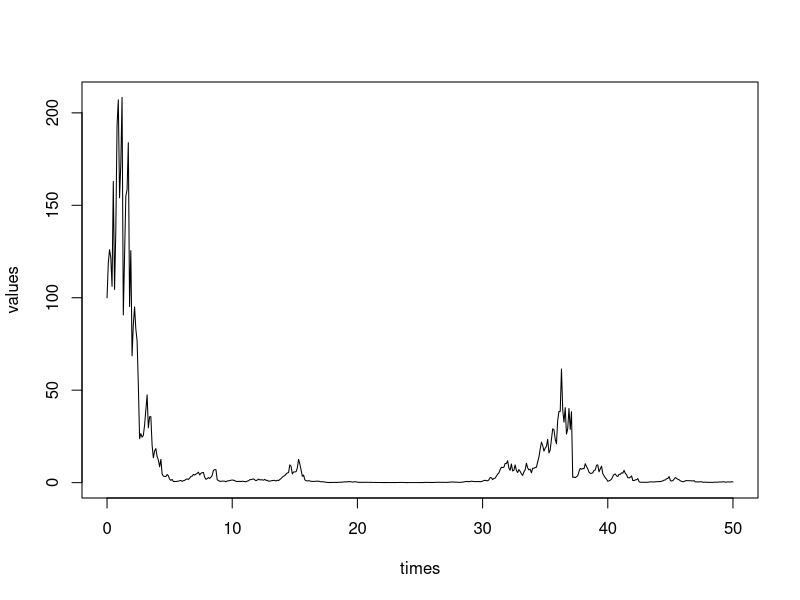
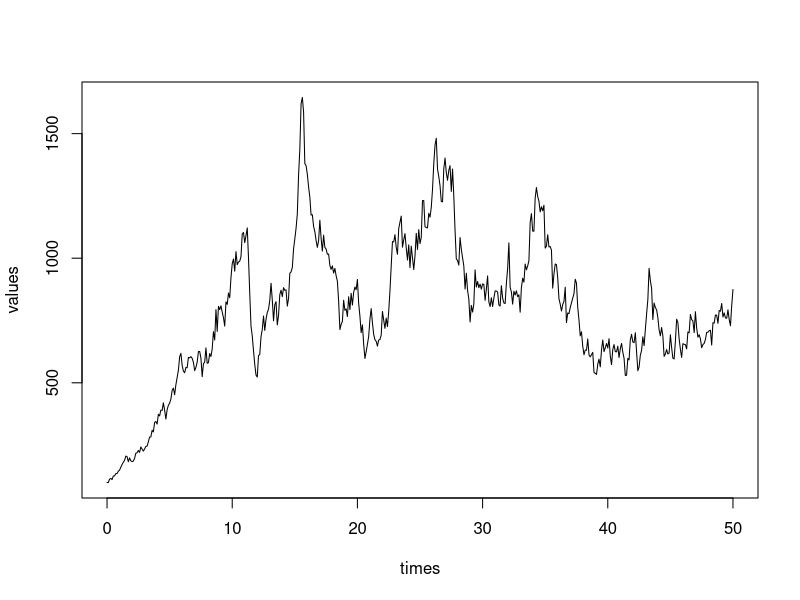
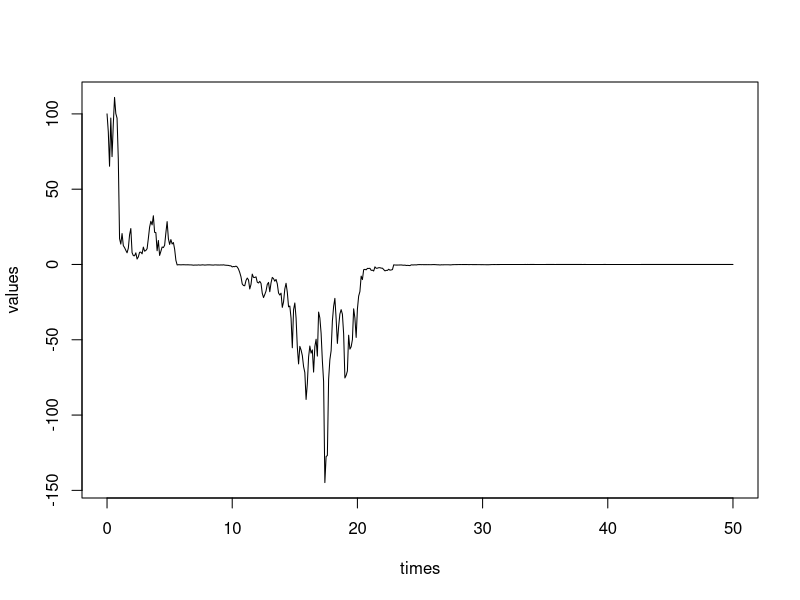

Reproduce these figures in R, in order. (Note: this script raises an error after producing the figures.)
# 07/12/2020

# try my ODE inference framework on 
# logistic equation <--> stochastic logistic equation

library(tidyverse)

# 1. a function to simulate a SLE
# 07/17/2020: change the diffusion term : linear to Yt
sim_SLE <- function(y0=100, alpha=0.2, K=1000, sigma=1, timestep=0.1, tmax=50, plot=FALSE){
  times = seq(from=0, to=tmax, by=timestep)
  values = numeric(length=length(times))
  values[1] = y0
  
  Steps = length(times)-1
  y = y0
  SD = sigma*sqrt(timestep)
  for(s in 1:Steps){
    #delta.y = y*(1-y/K) * (alpha*timestep + rnorm(1, mean = 0, sd = SD))
    # 07/17/2020 change below
    delta.y = y*(1-y/K) * alpha*timestep + y * rnorm(1, mean = 0, sd = SD)
    y = y + delta.y
    values[s+1] = y
  }
  
  if(plot){
    plot(values~times, type="l")
  }
  
  return(list(times = times, values=values, tmax=tmax, timestep=timestep))
}

SLE1 = sim_SLE(plot=TRUE)

SLE2 = sim_SLE(alpha=0.5, sigma=0.2, plot = TRUE)

SLE3 = sim_SLE(alpha=0.5, sigma = 1.1, plot = TRUE)

# 2. a function to obtain discrete observations
discretize_SLE <- function(SLE_list, tau){
  timestep = SLE_list$timestep
  times = SLE_list$times
  values = SLE_list$values
  tmax = SLE_list$tmax
  
  ts = seq(from=0, to=tmax, by=tau)
  
  if(tau %% timestep){
    every = tau %/% timestep
    inds = seq(from=0, to=length(times), by=every)
    y = values[inds]
    return(list(times=ts, y=y))
  }else{
    obs = values[1]
    for(t in ts){
      if(t!=0){
        ## find the event time t_i such that t_i <= t < t_{i+1}
        ind = max(which(times <= t))
        y_t = values[ind]
        obs = c(obs, y_t)
      }
    }
    return(list(times=ts, y=obs))
  }
}

observed = discretize_SLE(SLE2, tau=1)
plot(observed$times, observed$y, type="l")


# 3. a function for iterative GLS procedure for logistic equation X
# (assume population capacity K is known...)
# 07/17/2020: LSE diffusion term linear to yt, 
# AND use closed form solution of SLE
iGLS_SLE <- function(observed, init.params, K=1000, tol=1e-4, maxIter=1000){
  # init.params = list(alpha=..., sigma2=...)
  times = observed$times
  y = observed$y
  y0 = x0 = y[1]
  dat = data.frame(times = times, y = y)
  N = nrow(dat)
  
  alphaA = NULL
  sigma2A = NULL
  
  #xformula = "K*x0/(x0+(K-x0)*exp(-alpha * times))"
  # 07/17/2020 change below
  xformula = "(alpha - sigma2/2)/(((alpha - sigma2/2)/x0 - alpha/K) * exp(-(alpha - sigma2/2) * times) + alpha/K)"
  
  # 0) initial estimates
  alpha = init.params$alpha
  sigma2 = init.params$sigma2
  #xvalues = K*x0/(x0+(K-x0)*exp(-alpha * times))
  # 07/17/2020 change below
  xvalues = (alpha - sigma2/2)/(((alpha - sigma2/2)/x0 - alpha/K) * exp(-(alpha - sigma2/2) * times) + alpha/K)
  ww = 1/xvalues
  #xformula = paste("exp(", as.character(init.param), " * times)", sep="") 
  init.fit = nls(as.formula(paste("y",xformula,sep=" ~ ")), data = dat,
                 start = list(alpha = alpha, sigma2 = sigma2), weights = ww,
                 control = nls.control(warnOnly = T))
  alpha.old = alpha
  #alpha = coef(init.fit) %>% as.numeric()
  parms = coef(init.fit)
  #cat(parms)
  alpha = parms[1]; sigma2 = parms[2]
  
  iter = 0
  while((abs(alpha - alpha.old) > tol) & (iter < maxIter)){
    iter = iter + 1
    # 1) estimate gamma
    xvalues = K*x0/(x0+(K-x0)*exp(-alpha * times))
    # 07/17/2020 change below
    # xvalues = (alpha - sigma2/2)/(((alpha - sigma2/2)/x0 - alpha/K) * exp(-(alpha - sigma2/2) * times) + alpha/K)
    gamma = sum((observed$y - xvalues)^2/xvalues)/(N-2)
    #sigma2 = sum((observed$y - xvalues)^2/xvalues)/(N-1)
    #sigma2A = c(sigma2A, sigma2)
    
    # 2) estimate lambda
    alpha.old = alpha
    ww = 1/(gamma * xvalues)
    this.fit = nls(as.formula(paste("y",xformula,sep=" ~ ")), data = dat,
                   start = list(alpha = alpha.old, sigma2 = sigma2), weights = ww,
                   control = nls.control(warnOnly = T))
    #alpha = coef(this.fit) %>% as.numeric()
    parms = coef(init.fit)
    #print(summary(this.fit))
    alpha = parms[1]; sigma2 = parms[2]
    alphaA = c(alphaA, alpha)
    sigma2A = c(sigma2A, sigma2)
    # 3) print info
    cat("Iteration", iter, ", alpha =", alpha, "sigma2 =", sigma2, "\n")
  }
  
  return(list(data = dat,
              alpha=alpha, sigma2=sigma2, 
              alphaList=alphaA, sigma2List = sigma2A))
}

#try1 = iGLS_SLE(observed, list(alpha=0.2, sigma2=1))

observed2 = discretize_SLE(SLE2,0.5)
try2 = iGLS_SLE(observed2, list(alpha=0.6, sigma2=0.05))


# 4. a function that tests the whole process
test_iGLS_SLE <- function(y0=100, alpha=0.5, K=1000, sigma=0.5, timestep=0.1, tmax=50, 
                          plot=TRUE, tau = 1, init.params, tol=1e-4, maxIter=1000){
  # 1) simulate
  events = sim_SLE(y0, alpha, K, sigma, timestep, tmax, plot)
  cat("simulation done!\n")
  # 2) discretize
  obs = discretize_SLE(events, tau)
  cat("Discrete data acquired with stepsize =",tau,"\n")
  if(plot){
    plot(obs$times, obs$y, type="l", main="discrete observations")
  }
  # # 2.5) if simulated result is a flat line, then repeat
  # while(all(obs$y == 1)){
  #   # 1) simulate
  #   events = sim_branching(lambda, tmax, y0)
  #   cat("simulation done!\n")
  #   # 2) discretize
  #   obs = get_discrete_obs(events, tau)
  #   cat("Discrete data acquired with stepsize =",tau,"\n")
  #   plot(obs$times, obs$y)
  # }
  # 3) estimate
  res = iGLS_SLE(obs, init.params, K, tol, maxIter)
  # 4) compare with NLS
  x0 = obs$y[1]
  NLS.fit = nls(y ~ (alpha - sigma2/2)/(((alpha - sigma2/2)/x0 - alpha/K) * exp(-(alpha - sigma2/2) * times) + alpha/K), 
                res$data, 
                start = list(alpha = init.params$alpha, sigma2 = init.params$sigma2),
                control = nls.control(warnOnly = T))
  NLS.est = coef(NLS.fit)[1] %>% as.numeric()
  cat("NLS estimate for alpha: ", NLS.est,"\n")
  
  # 5) and true lambda value and NLS estimate
  res$alphaTrue = alpha
  res$alphaNLS = NLS.est
  
  return(res)
}

res1 = test_iGLS_SLE(init.params = list(alpha=0.3, sigma2=0.3))
res2 = test_iGLS_SLE(alpha=1, sigma=0.5, tau=0.2, init.params = list(alpha=0.8, sigma2=0.2))


# 5. Conduct a series of experiments with
# alpha = 0.5
# sigma = 0.2, 0.5, 1
# tau = 0.2, 1
# each repeat 20 times?

alpha=1
Sigmas = c(0.2, 0.5, 0.8)
#Sigmas = c(0.5, 1, 1.1)
Taus = c(0.2, 1)

repeat_test <- function(SigmaList, TauList, R=20, showCurves=TRUE, ...){
  resTable = NULL
  for(sigma in SigmaList){
    for(tau in TauList){
      cat("Experiment with sigma =", sigma, "and tau =", tau,"...\n")
      if(showCurves){
        allData = NULL
      }
      for(r in 1:R){
        this.test = test_iGLS_SLE(sigma=sigma, tau=tau, ...)
        if(showCurves){
          this.data = this.test$data
          this.data$rep = r
          allData = rbind(allData, this.data)
        }
        est.error = this.test$alpha - this.test$alphaTrue
        NLS.error = this.test$alphaNLS - this.test$alphaTrue
        resTable = rbind(resTable, c(sigma, tau, est.error))
        resTable = rbind(resTable, c(sigma, tau, NLS.error))
        cat(r,"\t")
      }
      cat("Experiment done and results recorded!\n")
      if(showCurves){
        print(
          ggplot(allData, aes(x=times, y=y, group = rep)) +
            geom_line(size=0.2) +
            labs(x="time", y="y", title="discrete observations",
                 caption = paste("alpha=", alpha, "sigma=", sigma,"tau=",tau)) +
            theme_bw(base_size = 14)
        )
      }
    }
  }
  resTable = as.data.frame(resTable)
  names(resTable) = c("sigma","tau", "error")
  n = length(SigmaList) * length(TauList) * R
  resTable$method = rep(c("Approx","NLS"), n)
  
  return(resTable)
}


repTest1 = repeat_test(Sigmas, Taus, alpha=alpha, plot=FALSE, 
                       init.params = list(alpha=0.6, sigma2=0.6))

repTest2 = repeat_test(Sigmas, Taus, alpha=alpha, plot=FALSE, 
                       init.params = list(alpha=0.5, sigma2=1))

## Findings:
## 1. For some sequences, the algorithm doesn't convergence: 
##    two (or more) solutions fit the data equally well, so the algorithm oscillates between them...
## 2. My framework doesn't really work that well, because
##   a) for this SDE, the ODE isn't the mean function; bistability of SDE isn't present in ODE system
##   b) it works comparably as NLS, so it doesn't solve the real issue; 
##      numerical problems encountered when noise level > growth rate

#saveRDS(repTest1, "SLE_simulation_res.rds")
saveRDS(repTest1, "SLE_simulation_res_updated.rds")

ggplot(data=repTest1, aes(x=method,y=error)) +
  geom_hline(yintercept = 0, size=1, color="gray") +
  geom_boxplot() +
  #geom_violin() +
  theme_bw(base_size = 14)+
  facet_grid(tau~sigma)

errors_summary = 
repTest1 %>% group_by(sigma, tau, method) %>% 
  summarise(mean_error = mean(error), 
            error_Q1 = quantile(error, 0.25),
            error_Q3 = quantile(error, 0.75))

library(xtable)

xtable(errors_summary,digits = 3)
